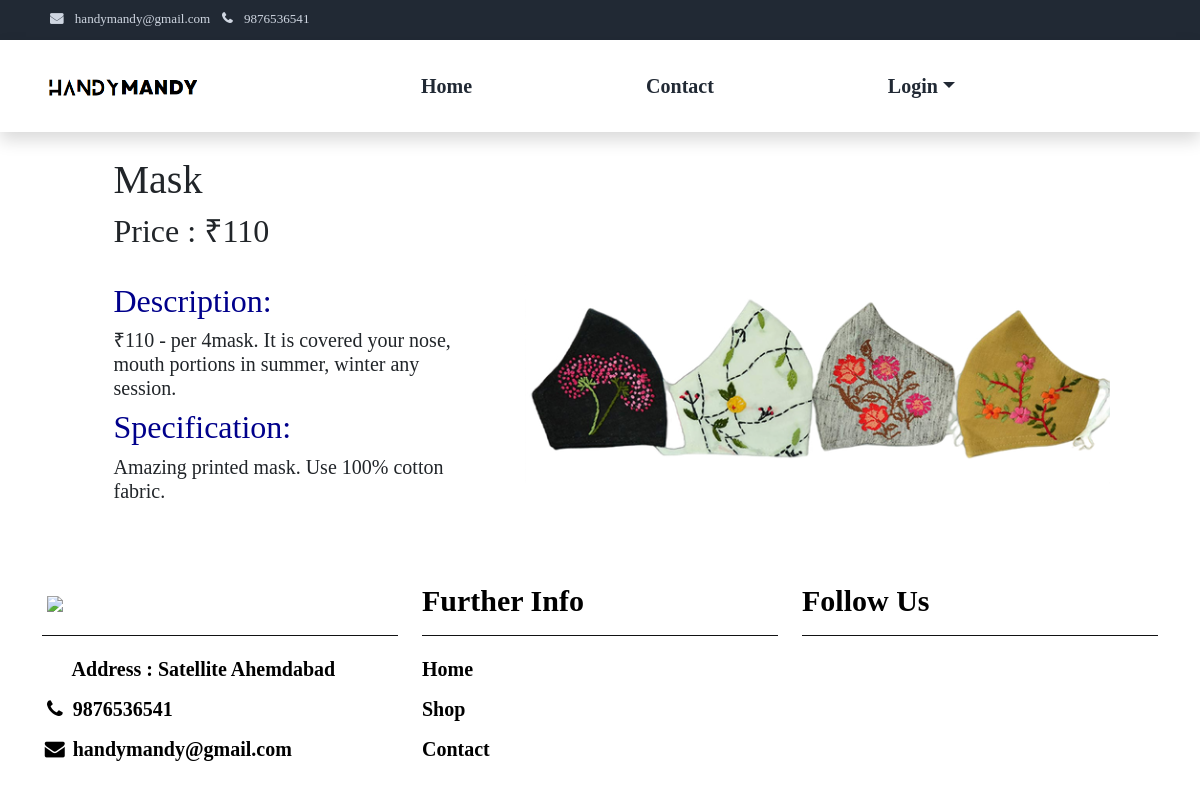
Page /vendor/vendorproductdetail/49/ on the committed database.
### CategoryApp/models.py (models this page shows, shortened)
class ProductModel(models.Model):
    vendorId = models.IntegerField(default=1)
    subCategory = models.ForeignKey(SubCategoryModel,on_delete=models.CASCADE)
    name = models.CharField(max_length=100,default='')
    price = models.BigIntegerField(default='')
    stock = models.IntegerField(default=0)
    description = models.TextField(default='')
    specification = models.TextField(default='')
    image = models.ImageField(upload_to='product/',default='')

### VendorApp/views.py (the view)
# urls.py: path('vendorproductdetail/<int:productId>/',vendorproductdetailview ,name='vendorproductdetailurl'),
def vendorproductdetailview(request,productId):
    sessionData = VendorSessionDataView(request)
    productData = ProductModel.objects.get(pk=productId)
    return render(request,'vendor-product-detail.html',{'productData':productData,'navData':sessionData})

### VendorApp/templates/vendor-product-detail.html (shortened to what this page needs)
{% extends 'base4.html' %}
{% load static %}
{% block content %}
<body>
<div class="container h-100">
  <div class="row d-flex justify-content-center align-items-center h-100">
    <div class="col-lg-12 col-xl-11">
          <div class="row justify-content-center">
            <div class="col-md-10 col-lg-6 col-xl-5 order-2 order-lg-1">
              <p class="text-left h2 mb-2 fw-bold  mx-1 mx-md-4 mt-4" id="detailname">{{productData.name}}</p>
              <form method="POST" class="mx-1 mx-md-4">
                <div class="d-flex flex-row text-left mb-4">
                  <div class="form-outline flex-fill mb-0">
                    <h2>Price : ₹{{productData.price}}</h2>
                  </div>
                </div>
                <div class="d-flex flex-row text-left mb-4">
                  <div class="form-outline flex-fill mb-0">
                    <h2 style="color: darkblue;">Description:</h2>
                    <h5>{{productData.description}}</h5>
                    <h2 style="color: darkblue;">Specification:</h2>
                    <h5>{{productData.specification}}</h5>
                  </div>
                </div>
              </form>
            </div>
            <div class="col-md-10 col-lg-6 col-xl-7 d-flex align-items-center order-1 order-lg-2">
              <img src="{{ productData.image.url }}" class="img-fluid" alt="Sample image">
            </div>
          </div>
        </div>
      </div>
    </div>
  </body>
{%endblock%}

### rows in the picture
ProductModel: name "Mask", price "110", description "₹110 - per 4mask. It is covered your nose, mouth portions in summer, winter any session.", specification "Amazing printed mask. Use 100% cotton fabric.", image (picture)
